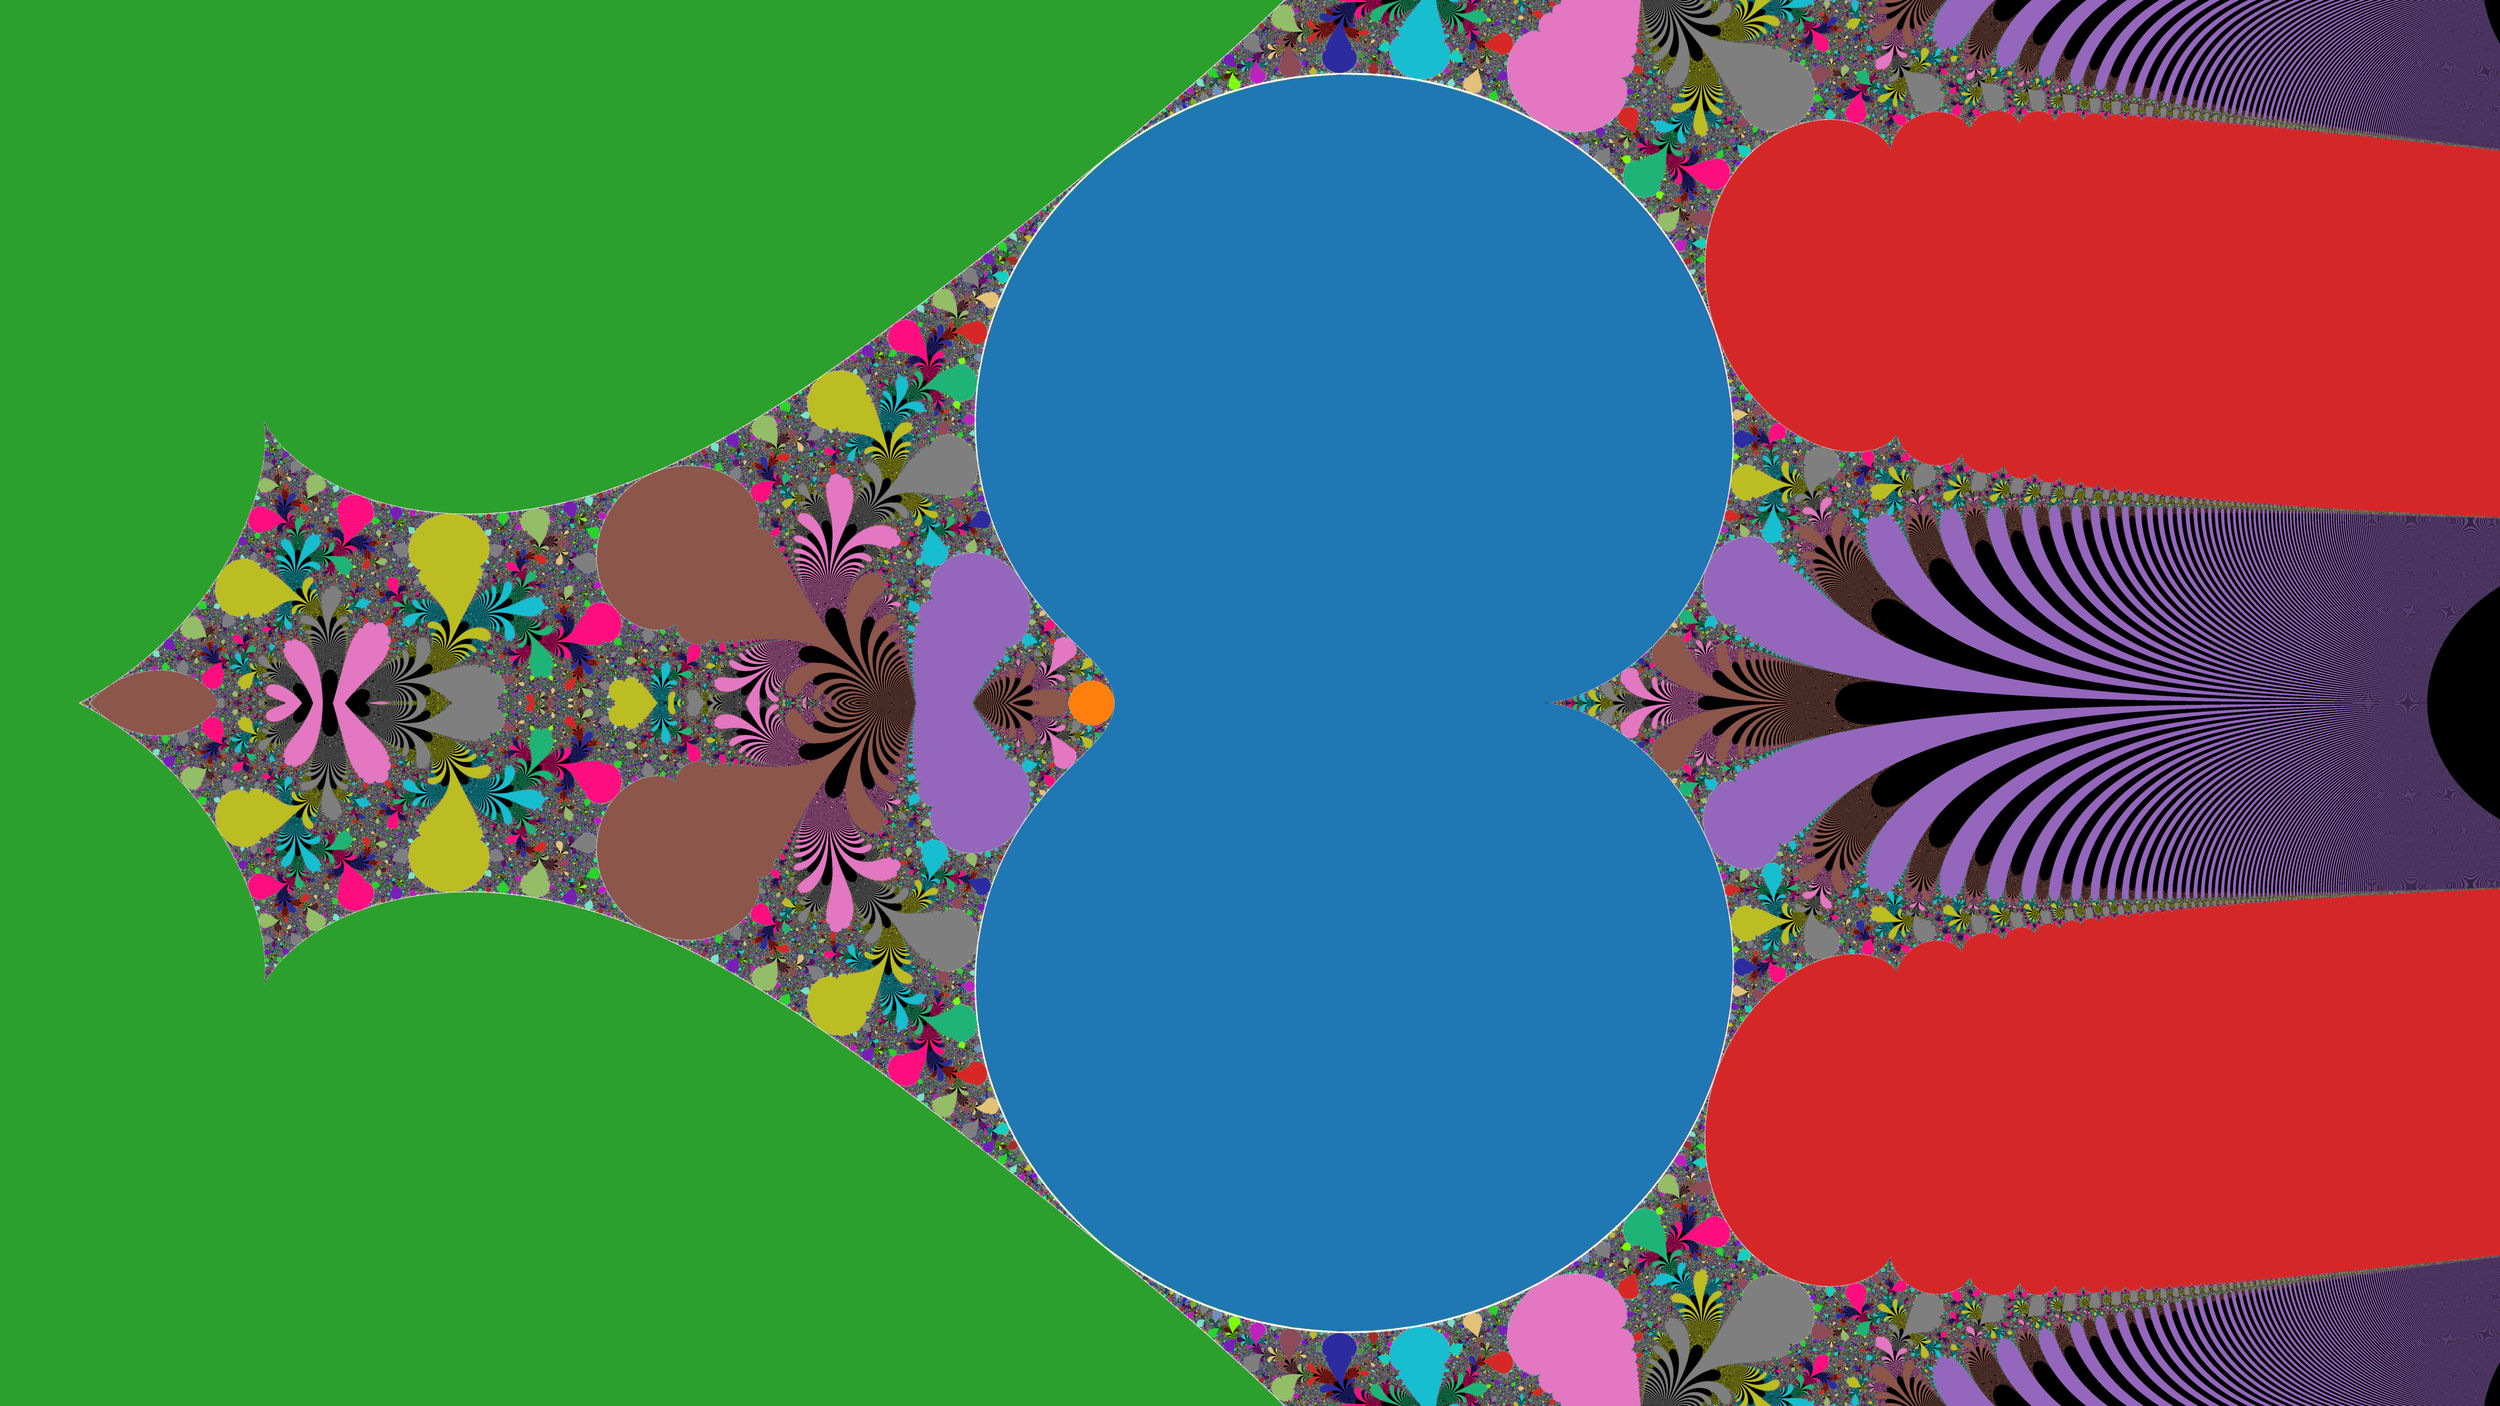

The Python source for this figure:
import numpy as np
from tqdm import tqdm
from PIL import Image
from utils import get_colour, is_close


# Vector of initial points in the complex plane
re_min, re_max = (-3.5, 5.5)
im_min, im_max = (-4.5, 4.5)
resolution = 200
initial_zs = (np.expand_dims(np.linspace(re_min, re_max, resolution), 0) + 1j * np.expand_dims(np.linspace(im_min, im_max, resolution), 1)).flatten()

# Iterate raising to the power
iterations = 200
record_history_length = 30
zs = initial_zs
trajectories = []
for i in tqdm(range(iterations)):
    zs = initial_zs**zs

    # Record the last 30 steps
    if iterations - i < record_history_length + 1:
        trajectories.append(zs)
trajectories = trajectories[::-1]

# Record periodicities
period = np.zeros_like(zs, dtype=np.int32)
for i in range(1, record_history_length, 1):
    close = is_close(zs, trajectories[i], atol=1e-12)
    # If we've found a repeat for a point we've not previously
    # found a repeat for, record the period
    period[np.logical_and(period == 0, close)] = i

# Image array, initially white
rgb = np.ones((resolution * resolution, 3)) * 255
# Diverging points are black
rgb[~np.isfinite(zs)] = np.array([0, 0, 0])
# Colour points for each periodicity
for i in range(1, record_history_length, 1):
    rgb[period == i] = get_colour(i - 1)

# Save the image
im = Image.fromarray(
    rgb.astype(np.uint8).reshape(resolution, resolution, 3)
)
im.save('power_tower.png')